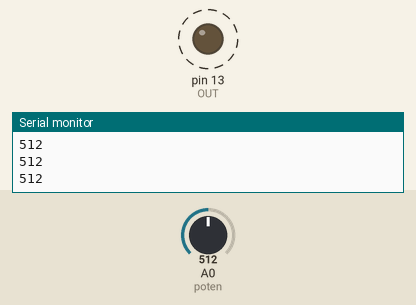
Simulated run of this sketch. Board: Arduino Uno, built with avr-gcc and run on an emulated ATmega328P. Shown: output pins drawn as LEDs (lit = HIGH), the last lines printed to the serial monitor. Dashed ring = blinking. The inputs (shaded band) are chosen by the test bench; at power-on: A0 (poten) = 512.

Above: at 1.2 s.
1.3 s: A0 (poten) set to 306
At 1.48 s:
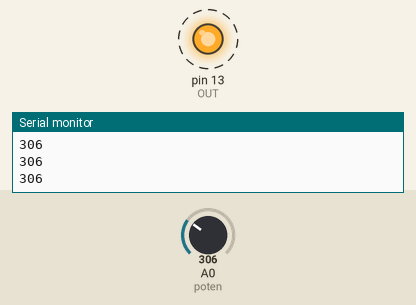
4.3 s: A0 (poten) set to 122
At 5.5 s:
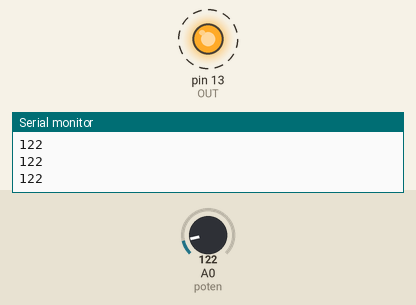
5.8 s: A0 (poten) set to 107
8.8 s: A0 (poten) set to 91
At 9.46 s:
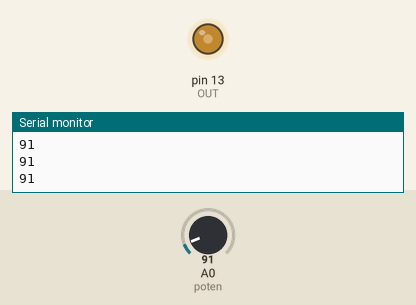
11.8 s: A0 (poten) set to 65
14.8 s: A0 (poten) set to 53
Timing chart, 0 to 18.8 s (numbered marks = the images above; inputs shaded):
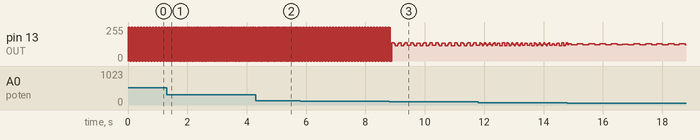

Measured:
- the behaviour switches between 100 and 99 on A0 (poten) (found by bisection; images 2 and 3)
- after the input at 1.3 s, pin 13 (OUT): alternates 255/255 for 0.03 s and 0/255 for 0.03 s, starting after 0.09 s
- after the input at 4.3 s, pin 13 (OUT): alternates 255/255 for 0.01 s and 0/255 for 0.01 s, starting after 0.07 s
- by itself, pin 13 (OUT): alternates 255/255 for 0.05 s and 0/255 for 0.05 s

The sketch:

ControleVelocidadePoten.ino
```cpp
int poten = 0;
int OUT = 13;

void setup()
{
  Serial.begin(9600);
  pinMode(OUT, OUTPUT);

}

void loop()
{
  int val = analogRead(poten);
  if (val == 0){
   Serial.println(val);
   digitalWrite(OUT, HIGH);
  }
  else if (val == 1023){
  Serial.println(val);
  digitalWrite(OUT, LOW);
  }
  else {
  Serial.println(val);
  digitalWrite(OUT, HIGH);
  delay(val/10);
  digitalWrite(OUT, LOW);
  delay(val/10);
  }
}
```
